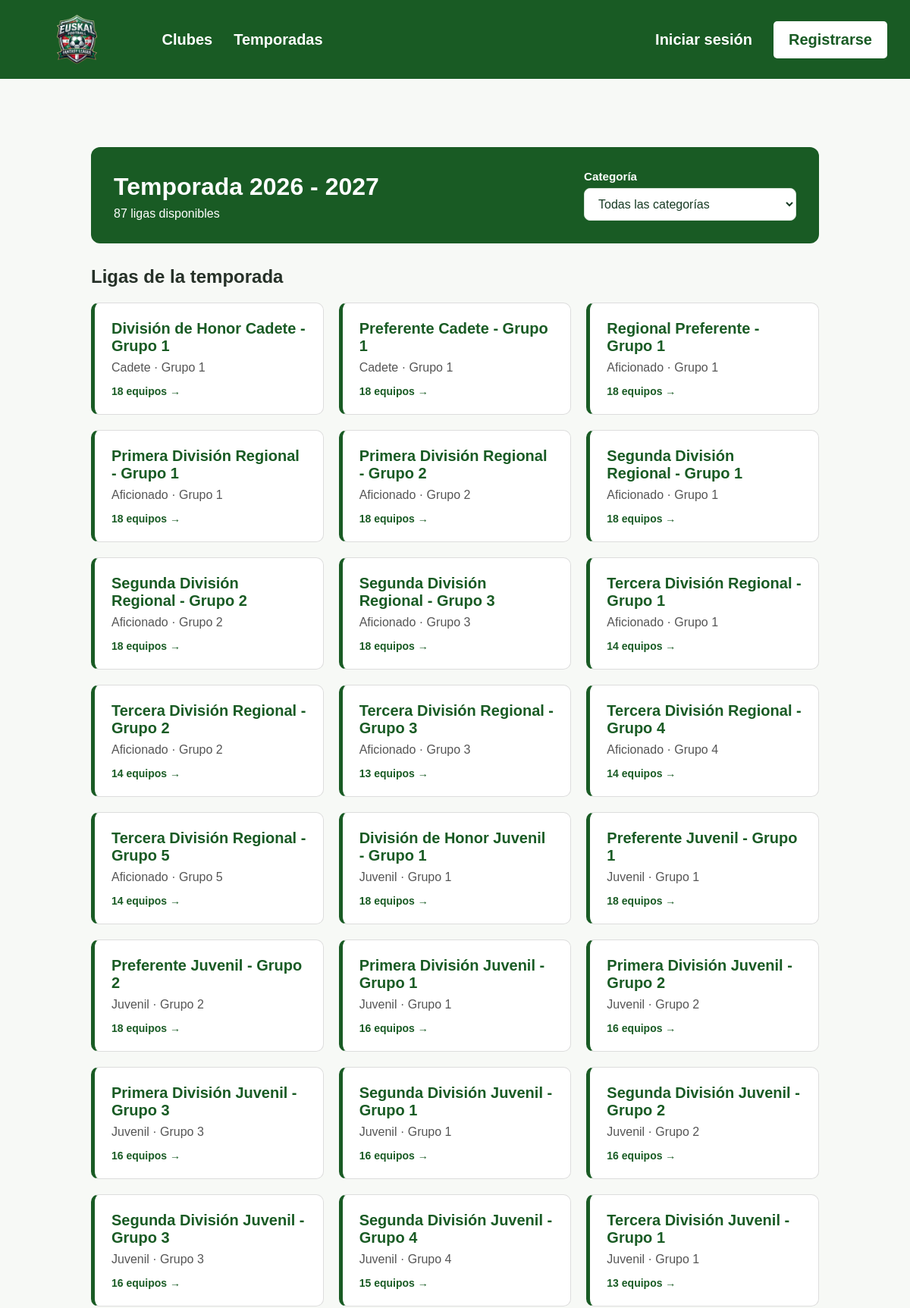
The page /temporadas/1/ (upper part) on the database its author committed.
### fantasy/models.py (models this page shows, shortened)
class Temporada(models.Model):
    fecha_inicio = models.DateField(blank=True, null=True)
    fecha_fin = models.DateField(blank=True, null=True)
    class Meta: # Para visualizar el nombre en singular y plural del modelo en ADMIN
        verbose_name = "Temporada"
        verbose_name_plural = "Temporadas"
    def __str__(self):
        return f"{self.fecha_inicio.year} - {self.fecha_fin.year}"

class Liga(models.Model):
    temporada = models.ForeignKey(Temporada, on_delete=models.CASCADE, related_name="ligas",null=True,blank=True)
    nombre = models.CharField(max_length=100)
    categoria=models.CharField(max_length=100)
    grupo=models.PositiveSmallIntegerField(null=True, blank=True)
    class Meta: # Para visualizar el nombre en singular y plural del modelo en ADMIN
            verbose_name = "Liga"
            verbose_name_plural = "Ligas"
            constraints = [ models.UniqueConstraint(
                fields=["temporada", "nombre"],
                name="liga_unica_por_temporada"
            ),
            ]

### fantasy/views.py (the view)
# urls.py: path("temporadas/<int:pk>/", views.detalle_temporada, name="detalle_temporada"),
def detalle_temporada(request,pk):
    temporada = get_object_or_404(Temporada,pk=pk)
    ligas = temporada.ligas.all()
    return render(request,"fantasy/temporadas/detalle_temporada.html",{"temporada":temporada,"ligas":ligas})

### fantasy/context_processors.py (called while the page is built, shortened)
def grupo_activo(request):
    if not request.user.is_authenticated:
        return {}

### fantasy/templates/fantasy/temporadas/detalle_temporada.html (shortened to what this page needs)
{% extends 'fantasy/base.html' %}
{% block content %}
<div class="temp-container" id="detalle-temporada">
    <div class="liga-portada temp-cabecera-con-filtro">
        <div class="temp-cabecera-texto">
            <h1>Temporada {{ temporada }}</h1>
            <p id="contador-ligas" aria-live="polite">
            </p>
        </div>
        <div class="temp-filtro">
            <label for="filtro-categoria">Categoría</label>
            <select id="filtro-categoria">
                <option value="">Todas las categorías</option>
            </select>
        </div>
    </div>
    <section class="liga-section">
        <h2>Ligas de la temporada</h2>
        <div class="temp-grid" id="grid-ligas">
            {% for liga in ligas %}
            <a href="{% url 'detalle_liga' liga.pk %}"
               class="temp-card"
               data-categoria="{{ liga.categoria }}">
                <span class="temp-card-titulo">{{ liga.nombre }}</span>
                <span class="temp-card-info">
                    {{ liga.categoria }}{% if liga.grupo %} · Grupo {{ liga.grupo }}{% endif %}
                </span>
                <span class="temp-card-extra">{{ liga.equipos.count }} equipos →</span>
            </a>
            {% empty %}
            <p>Esta temporada no tiene ligas.</p>
            {% endfor %}
        </div>
    </section>
</div>
{% endblock %}

### static/css/style.css (style rules this page uses)
* { box-sizing: border-box; }
body { margin: 0; font-family: Arial, sans-serif; background-color: #f7f9f6; color: #263128; }
a { color: #195b24; }
.liga-portada { width: 100%; box-sizing: border-box; padding: 30px; margin-bottom: 30px; border-radius: 12px; background: #195b24; color: white; }
.liga-portada h1 { color: white; margin: 0 0 10px; }
.liga-section { margin: 30px 0; }
.temp-container { width: calc(100% - 40px); max-width: 1000px; margin: 40px auto; padding: 20px; box-sizing: border-box; }
.temp-grid { display: grid; grid-template-columns: repeat(auto-fill, minmax(260px, 1fr)); gap: 20px; margin-top: 20px; }
.temp-card { display: flex; flex-direction: column; gap: 8px; padding: 22px; background: white; border: 1px solid #ddd; border-left: 5px solid #195b24; border-radius: 10px; text-decoration: none !important; color: inherit; transition: transform 0.15s, box-shadow 0.15s; }
.temp-card-titulo { font-size: 20px; font-weight: 700; color: #195b24; }
.temp-card-info { color: #555; }
.temp-card-extra { margin-top: 6px; font-size: 14px; font-weight: 700; color: #195b24; }
.temp-cabecera-con-filtro { display: flex; flex-wrap: wrap; align-items: end; justify-content: space-between; gap: 20px; }
.temp-cabecera-texto h1 { margin-bottom: 8px; }
.temp-cabecera-texto p { margin: 0; }
.temp-filtro { display: flex; flex-direction: column; gap: 7px; min-width: 220px; max-width: 280px; flex: 1 1 220px; }
.temp-filtro label { font-weight: 600; color: white; font-size: 0.95rem; }
.temp-filtro select { width: 100%; background: white; color: #183b24; border: 1px solid #d7e3d9; border-radius: 8px; padding: 11px 14px; font: inherit; cursor: pointer; }

### rows shown on the page
Temporada: fecha_inicio+fecha_fin "2026 - 2027"
Liga: nombre "División de Honor Cadete - Grupo 1", categoria "Cadete", grupo "1", equipos.count "18"
Liga: nombre "Preferente Cadete - Grupo 1", categoria "Cadete", grupo "1", equipos.count "18"
Liga: nombre "Regional Preferente - Grupo 1", categoria "Aficionado", grupo "1", equipos.count "18"
Liga: nombre "Primera División Regional - Grupo 1", categoria "Aficionado", grupo "1", equipos.count "18"
Liga: nombre "Primera División Regional - Grupo 2", categoria "Aficionado", grupo "2", equipos.count "18"
Liga: nombre "Segunda División Regional - Grupo 1", categoria "Aficionado", grupo "1", equipos.count "18"
Liga: nombre "Segunda División Regional - Grupo 2", categoria "Aficionado", grupo "2", equipos.count "18"
Liga: nombre "Segunda División Regional - Grupo 3", categoria "Aficionado", grupo "3", equipos.count "18"
Liga: nombre "Tercera División Regional - Grupo 1", categoria "Aficionado", grupo "1", equipos.count "14"
Liga: nombre "Tercera División Regional - Grupo 2", categoria "Aficionado", grupo "2", equipos.count "14"
Liga: nombre "Tercera División Regional - Grupo 3", categoria "Aficionado", grupo "3", equipos.count "13"
Liga: nombre "Tercera División Regional - Grupo 4", categoria "Aficionado", grupo "4", equipos.count "14"
Liga: nombre "Tercera División Regional - Grupo 5", categoria "Aficionado", grupo "5", equipos.count "14"
Liga: nombre "División de Honor Juvenil - Grupo 1", categoria "Juvenil", grupo "1", equipos.count "18"
Liga: nombre "Preferente Juvenil - Grupo 1", categoria "Juvenil", grupo "1", equipos.count "18"
Liga: nombre "Preferente Juvenil - Grupo 2", categoria "Juvenil", grupo "2", equipos.count "18"
Liga: nombre "Primera División Juvenil - Grupo 1", categoria "Juvenil", grupo "1", equipos.count "16"
Liga: nombre "Primera División Juvenil - Grupo 2", categoria "Juvenil", grupo "2", equipos.count "16"
Liga: nombre "Primera División Juvenil - Grupo 3", categoria "Juvenil", grupo "3", equipos.count "16"
Liga: nombre "Segunda División Juvenil - Grupo 1", categoria "Juvenil", grupo "1", equipos.count "16"
Liga: nombre "Segunda División Juvenil - Grupo 2", categoria "Juvenil", grupo "2", equipos.count "16"
Liga: nombre "Segunda División Juvenil - Grupo 3", categoria "Juvenil", grupo "3", equipos.count "16"
Liga: nombre "Segunda División Juvenil - Grupo 4", categoria "Juvenil", grupo "4", equipos.count "15"
Liga: nombre "Tercera División Juvenil - Grupo 1", categoria "Juvenil", grupo "1", equipos.count "13"
